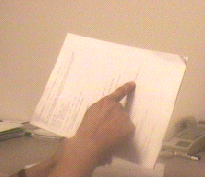
#> input picture Mini Project 2/paper.bmp, 205 x 177 px
$ python 'main(3).py'
#> lines starting #> are read from the running program, lines starting #| are printed output that depends on the picture; after the words box and inside, x2 and y2 are one past the last pixel; in counts of white or black regions, pixels touching at a corner belong together
import cv2
import numpy as np
import math


def non_maximum_suppression(accumulator, threshold=50):
    suppressed_accumulator = np.zeros_like(accumulator)
    for i in range(1, accumulator.shape[0] - 1):
        for j in range(1, accumulator.shape[1] - 1):
            if accumulator[i, j] >= threshold and accumulator[i, j] > accumulator[i - 1, j] and \
               accumulator[i, j] > accumulator[i + 1, j] and accumulator[i, j] > accumulator[i, j - 1] and \
               accumulator[i, j] > accumulator[i, j + 1] and accumulator[i, j] > accumulator[i-1, j - 1] and \
               accumulator[i, j] > accumulator[i+1, j - 1] and accumulator[i, j] > accumulator[i-1, j + 1] and \
               accumulator[i, j] > accumulator[i+1, j + 1]:
                suppressed_accumulator[i, j] = accumulator[i, j]
    return suppressed_accumulator

def HoughTransform(edge_map):
    theta_values = np.deg2rad(np.arange(-90.0, 90.0))
    height, width = edge_map.shape
    diagonal_length = int(round(math.sqrt(width * width + height * height)))
    rho_values = np.linspace(-diagonal_length, diagonal_length, diagonal_length * 2 + 1)

    accumulator = np.zeros((len(rho_values), len(theta_values)), dtype=int)
    y_coordinates, x_coordinates = np.nonzero(edge_map)

    for edge_idx in range(len(x_coordinates)):
        x = x_coordinates[edge_idx]
        y = y_coordinates[edge_idx]
        for theta_idx in range(len(theta_values)):
            theta = theta_values[theta_idx]
            rho = int(round(x * np.cos(theta) + y * np.sin(theta)))
            accumulator[rho + diagonal_length, theta_idx] += 1

    return accumulator, theta_values, rho_values


im = cv2.imread('./paper.bmp')
#> im is the input picture: shape (177, 205, 3); mean B, G, R 144.6, 171.8, 206.6
im2 = cv2.imread('./shape.bmp')
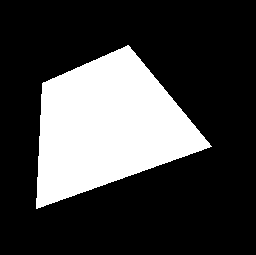
#> input picture Mini Project 2/shape.bmp, 256 x 255 px
#> im2 is the input picture: shape (255, 256, 3); 25.9% white; 1 white region, box (x1, y1, x2, y2) and area: (36, 45, 212, 209) 16922

im_gray = cv2.cvtColor(im, cv2.COLOR_BGR2GRAY)
im2_gray = cv2.cvtColor(im2, cv2.COLOR_BGR2GRAY)

edge_map = cv2.Canny(im_gray, 70, 150)
#> edge_map: shape (177, 205); 3.2% white in thin lines or dots, all inside (x1, y1, x2, y2) = (0, 33, 205, 177)
edge_map_im2 = cv2.Canny(im2_gray, 70, 150)
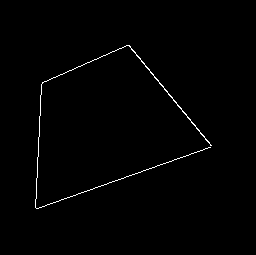
#> edge_map_im2: shape (255, 256); 0.85% white in thin lines or dots, all inside (x1, y1, x2, y2) = (35, 45, 212, 209)

accumulator, theta_values, rho_values = HoughTransform(edge_map)
#> in HoughTransform, `y_coordinates, x_coordinates = np.nonzero(edge_map)`: y_coordinates = 1164 values from 33 to 176; x_coordinates = 1164 values, max 204 at index 516, min 0 at index 478, mean 112.8
#> the loop in HoughTransform, `for edge_idx in range(len(x_coordinates)):` made 1164 passes
#> (x, y) on passes 1 to 3: (67, 33), (68, 33), (69, 33)
#> after the loop in HoughTransform, `for edge_idx in range(len(x_coordinates)):`:
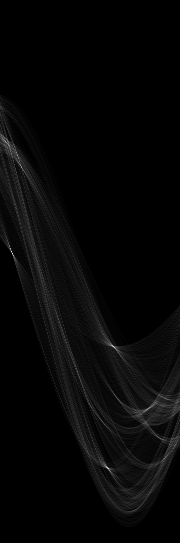
#> accumulator: shape (543, 180) int64; min 0, max 80, mean 2.1; drawn with min black and max white
#> theta_values = 180 values from -1.57 to 1.55; rho_values = 543 values from -271 to 271
paper_suppressed = non_maximum_suppression(accumulator)
#> after the loop in non_maximum_suppression, `for i in range(1, accumulator.shape[0] - 1):`:
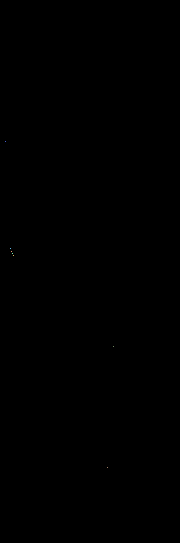
#> suppressed_accumulator: shape (543, 180) int64; 8 distinct labels, from 0 to 80; one colour per label, 0 black

accumulator2, theta_values2, rho_values2 = HoughTransform(edge_map_im2)
#> in HoughTransform (call 2), `y_coordinates, x_coordinates = np.nonzero(edge_map)`: y_coordinates = 552 values from 45 to 208; x_coordinates = 552 values, max 211 at index 314, min 35 at index 515, mean 111.8
#> the loop in HoughTransform (call 2), `for edge_idx in range(len(x_coordinates)):` made 552 passes
#> (x, y) on passes 1 to 3: (126, 45), (127, 45), (128, 45)
#> after the loop in HoughTransform (call 2), `for edge_idx in range(len(x_coordinates)):`:
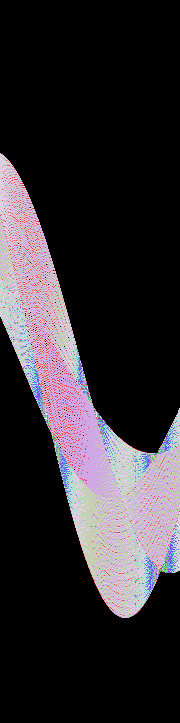
#> accumulator: shape (723, 180) int64; 54 distinct labels, from 0 to 114; one colour per label, 0 black
#> theta_values2 = 180 values from -1.57 to 1.55; rho_values2 = 723 values from -361 to 361
shape_suppressed = non_maximum_suppression(accumulator2)
#> call 2 of non_maximum_suppression, with threshold = 50
#> after the loop in non_maximum_suppression (call 2), `for i in range(1, accumulator.shape[0] - 1):`:
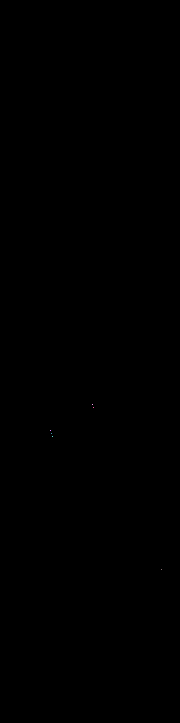
#> suppressed_accumulator: shape (723, 180) int64; 7 distinct labels, from 0 to 114; one colour per label, 0 black

lines = np.argwhere(paper_suppressed > 5)
#> lines = [[141, 5], [248, 10], [251, 11], [253, 12], [255, 13], [346, 113], [467, 107]]
lines2 = np.argwhere(shape_suppressed > 50)
#> lines2 = [[404, 92], [407, 93], [430, 50], [433, 51], [436, 52], [569, 161]]

height, width = im_gray.shape
#> height = 177; width = 205
for line in lines:
    rho = rho_values[line[0]]
    theta = theta_values[line[1]]
    slope = -np.cos(theta)/np.sin(theta)
    intercept = rho/np.sin(theta)
    x1, x2 = 0, width
    y1 = int(slope*x1 + intercept)
    y2 = int(slope*x2 + intercept)
    cv2.line(im, (x1, y1), (x2, y2), (0, 0, 255), 1)
#> this loop made 7 passes
#> (line, rho, theta, slope, intercept, y1, y2) on passes 1 to 7: ([141, 5], -130, -1.48, 0.0875, 130.5, 130, 148), ([248, 10], -23, -1.4, 0.176, 23.35, 23, 59), ([251, 11], -20, -1.38, 0.194, 20.37, 20, 60), ([253, 12], -18, -1.36, 0.213, 18.4, 18, 61), ([255, 13], -16, -1.34, 0.231, 16.42, 16, 63), ([346, 113], 75, 0.401, -2.36, 191.9, 191, -291), ([467, 107], 196, 0.297, -3.27, 670.4, 670, 0)
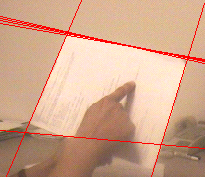
#> im: shape (177, 205, 3); mean B, G, R 139.7, 166, 208


height_im2, width_im2 = im2_gray.shape
#> height_im2 = 255; width_im2 = 256
for line in lines2:
    rho = rho_values2[line[0]]
    theta = theta_values2[line[1]]
    slope = -np.cos(theta)/np.sin(theta)
    intercept = rho/np.sin(theta)
    x1, x2 = 0, width_im2
    y1 = int(slope*x1 + intercept)
    y2 = int(slope*x2 + intercept)
    cv2.line(im2, (x1, y1), (x2, y2), (0, 0, 255), 1)
#> this loop made 6 passes
#> (line, rho, theta, slope, intercept, y1, y2) on passes 1 to 6: ([404, 92], 43, 0.0349, -28.64, 1232.1, 1232, -6098), ([407, 93], 46, 0.0524, -19.08, 878.9, 878, -4005), ([430, 50], 69, -0.698, 1.19, -107.3, -107, 197), ([433, 51], 72, -0.681, 1.23, -114.4, -114, 201), ([436, 52], 75, -0.663, 1.28, -121.8, -121, 205), ([569, 161], 208, 1.24, -0.344, 220, 219, 131)


cv2.imshow("Edges", edge_map)
cv2.imshow("Hough Transform", (paper_suppressed*255/paper_suppressed.max()).astype(np.uint8))
cv2.imshow("Output", im)
cv2.waitKey(10000)
cv2.destroyAllWindows()

cv2.imshow("Edges im2", edge_map_im2)
cv2.imshow("Hough Transform", (shape_suppressed*255/shape_suppressed.max()).astype(np.uint8))
cv2.imshow("Output", im2)
cv2.waitKey(10000)
cv2.destroyAllWindows()
